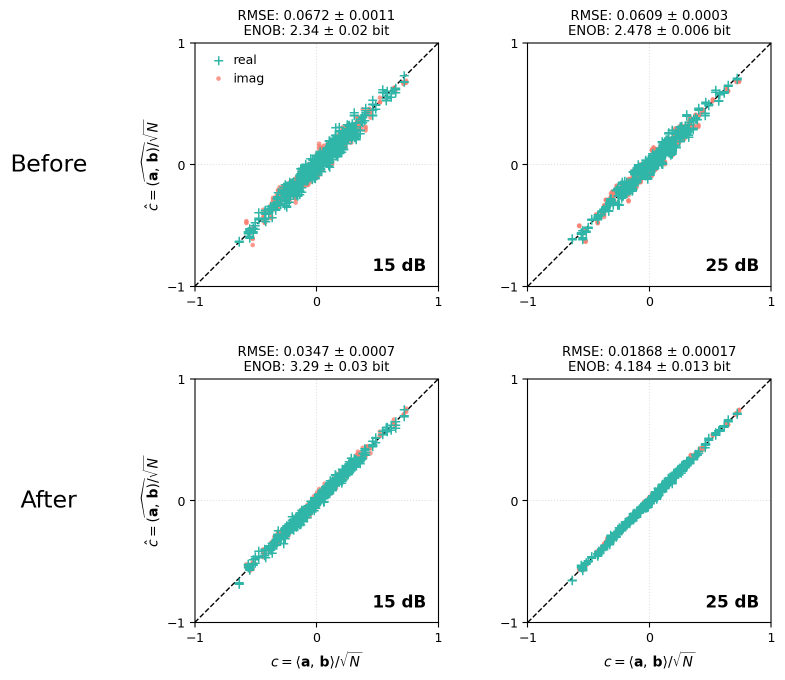
#> input picture Data_availability/raw/ip_scatter_sweep/correction_20260826/inner_product_optimized_N4096.png, 1570 x 1359 px, given in place of fig1a_system_v5.png, which was not available (shown at 1/2 size)
$ python fig1_compose_v3.py
#> lines starting #> are read from the running program, lines starting #| are printed output that depends on the picture; pictures that were not available may be replaced by others from this repository, and a replacement may not be noted
### Code_availability/_paths.py
"""Path resolution for this replication package.

Data and code live in two sibling trees whose directory structures mirror
each other:

    Code_availability/figure_scripts/<item>/...  <->  Data_availability/<item>/...
    Code_availability/pipelines/<campaign>/...   <->  Data_availability/raw/<campaign>/...

`data_dir(__file__)` returns the data directory that belongs to the calling
script, so every script reads its inputs from — and writes its outputs to —
the matching folder in Data_availability/.
"""

from pathlib import Path

__all__ = ["code_root", "repo_root", "data_root", "data_dir", "code_dir"]


def code_root(start):
    """The Code_availability/ directory containing `start`."""
    p = Path(start).resolve()
    for q in (p, *p.parents):
        if q.name == "Code_availability":
            return q
    raise RuntimeError(f"{start} is not inside Code_availability/")


def repo_root(start):
    return code_root(start).parent


def data_root(start):
    return repo_root(start) / "Data_availability"


def data_dir(start):
    """The Data_availability/ directory mirroring the caller's own folder."""
    root = data_root(start)
    parts = Path(start).resolve().parent.relative_to(code_root(start)).parts
    if not parts:
        return root
    if parts[0] == "figure_scripts":
        return root.joinpath(*parts[1:])
    if parts[0] == "pipelines":
        return root.joinpath("raw", *parts[1:])
    return root.joinpath(*parts)


def code_dir(start):
    """The caller's own directory inside Code_availability/ (for sibling code)."""
    return Path(start).resolve().parent

### Code_availability/figure_scripts/Figure_1/fig1_compose_v3.py
"""
fig1_compose_v3.py
==================
v3 of the full Figure 1 composite — does NOT overwrite fig1_preview.png (v1).

Panel (a) is the self-contained Blender render fig1a_system_v5.png
(labels are baked into the render, so no matplotlib labeling pass is
needed).  Panels (b,c) and (d,e) are the existing matplotlib panels.

Figure geometry (same as v1):  180 mm x 66 mm @ 600 dpi
  (a)   0 -  62 mm   fig1a_system_v5.png   (Blender, 62:66 aspect)
  (b,c) 65 - 121 mm  fig1b_motivation.png
  (d,e) 124 - 180 mm fig1c_theory.png

Outputs (new files only):
  fig1_preview_v3.png        600 dpi full-width composite
  fig1_preview_v3_small.png  1/3-size quick-look
  fig1a_system_v5.pdf        vector-wrapped panel (a) for LaTeX includes

Usage:  python fig1_compose_v3.py
"""

# --- replication-package path resolution (see Code_availability/_paths.py) ---
import sys as _sys, pathlib as _pl
for _p in _pl.Path(__file__).resolve().parents:
    if _p.name == "Code_availability":
        _sys.path.insert(0, str(_p)); break
from _paths import data_dir as _data_dir
# ---------------------------------------------------------------------------


import os
import numpy as np
import matplotlib
matplotlib.use("Agg")
import matplotlib.pyplot as plt
from PIL import Image

OUT = str(_data_dir(__file__))
MM = 1 / 25.4
DPI = 600
mm2px = DPI / 25.4

# ------------------------------------------------- panel (a) PDF wrapper ----
# wrap the high-res PNG in a 62 x 66 mm PDF so LaTeX can include it just
# like the b/c panel PDFs (fig1_include.tex style)
img = Image.open(os.path.join(OUT, "fig1a_system_v5.png")).convert("RGB")
arr = np.asarray(img)
fig = plt.figure(figsize=(62 * MM, 66 * MM))
ax = fig.add_axes([0, 0, 1, 1])
ax.imshow(arr, interpolation="lanczos")
ax.axis("off")
fig.savefig(os.path.join(OUT, "fig1a_system_v5.pdf"), dpi=DPI)
plt.close(fig)
print("wrote fig1a_system_v5.pdf")

# ------------------------------------------------------------- composite ----
W_TOT, H_TOT = int(round(180 * mm2px)), int(round(66 * mm2px))
canvas = Image.new("RGB", (W_TOT, H_TOT), (255, 255, 255))
#> canvas: PIL image 4252x1559 RGB; every value is 255


def paste(path, x_mm, w_mm):
    im = Image.open(os.path.join(OUT, path)).convert("RGB")
    target_w = int(round(w_mm * mm2px))
    target_h = H_TOT
    im = im.resize((target_w, target_h), Image.LANCZOS)
    canvas.paste(im, (int(round(x_mm * mm2px)), 0))


paste("fig1a_system_v5.png", 0, 62)
#> in paste, `im = im.resize((target_w, target_h), Image.LANCZOS)`:
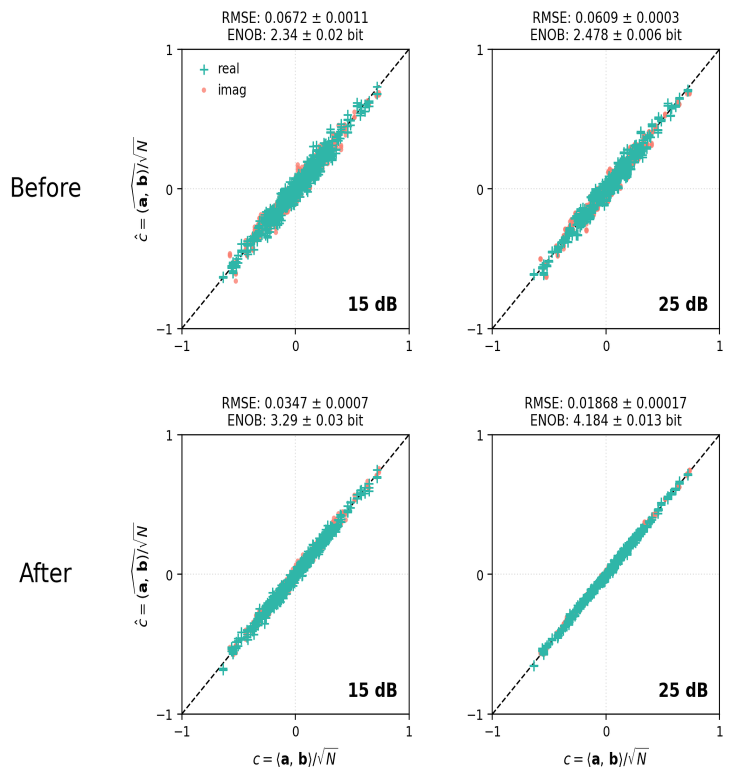
#> im: PIL image 1465x1559 RGB (shown at 1/2 size); mean R, G, B 245.1, 247.6, 247.3
paste("fig1b_motivation.png", 65, 56)
#> call 2 of paste, with path = 'fig1b_motivation.png', x_mm = 65, w_mm = 56
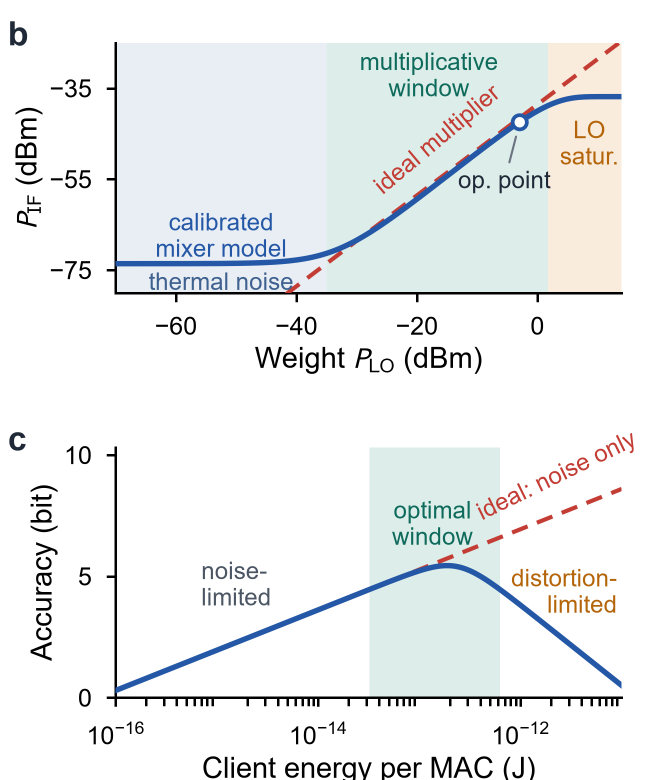
#> input picture Data_availability/Figure_1/fig1b_motivation.png, 1322 x 1559 px (shown at 1/2 size)
#> in paste (call 2), `canvas.paste(im, (int(round(x_mm * mm2px)), 0))`:
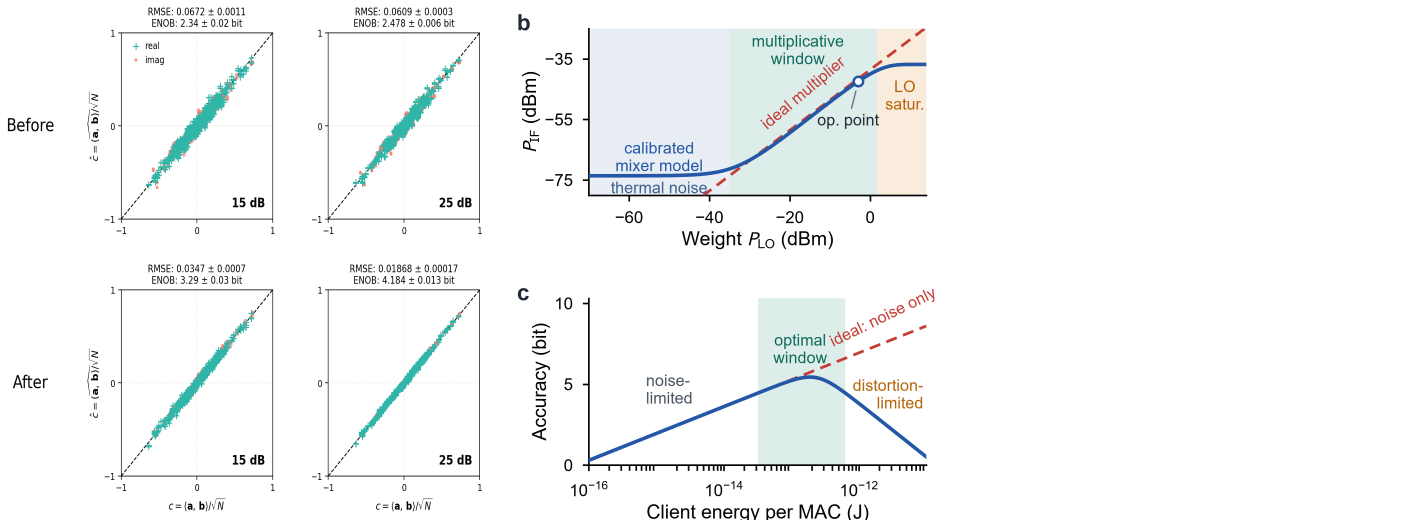
#> canvas: PIL image 4252x1559 RGB (shown at 1/3 size); mean R, G, B 245.6, 247.3, 247.4
paste("fig1c_theory.png", 124, 56)
#> call 3 of paste, with path = 'fig1c_theory.png', x_mm = 124, w_mm = 56
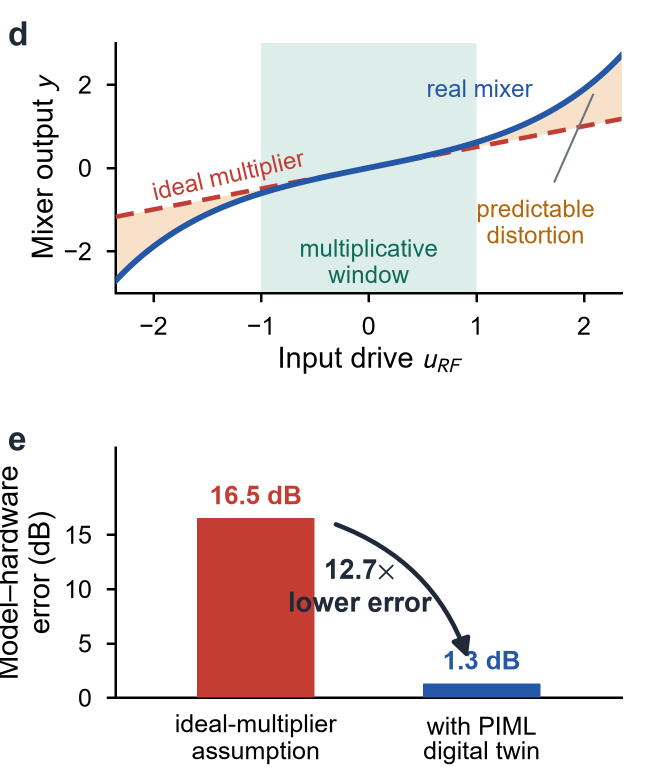
#> input picture Data_availability/Figure_1/fig1c_theory.png, 1322 x 1559 px (shown at 1/2 size)
#> in paste (call 3), `im = im.resize((target_w, target_h), Image.LANCZOS)`:
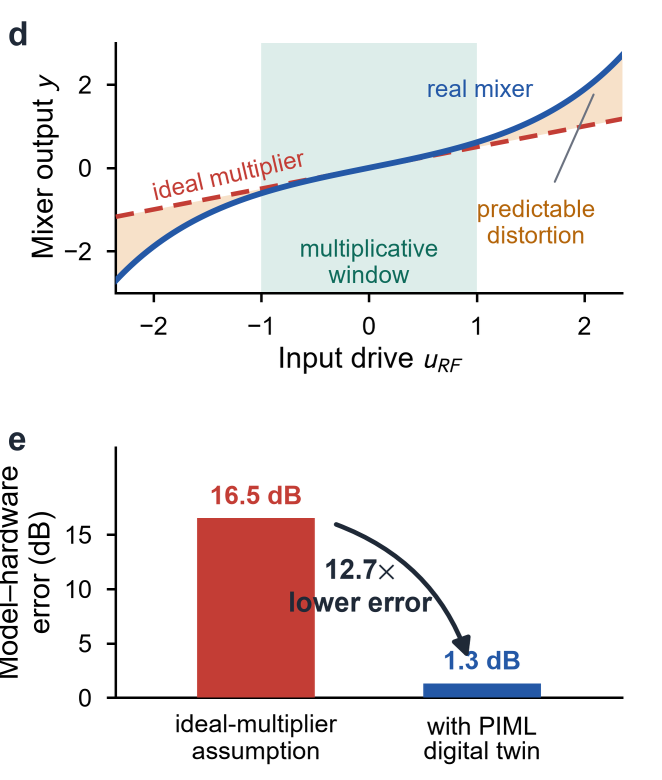
#> im: PIL image 1323x1559 RGB (shown at 1/2 size); mean R, G, B 238.3, 234.2, 234
#> in paste (call 3), `canvas.paste(im, (int(round(x_mm * mm2px)), 0))`:
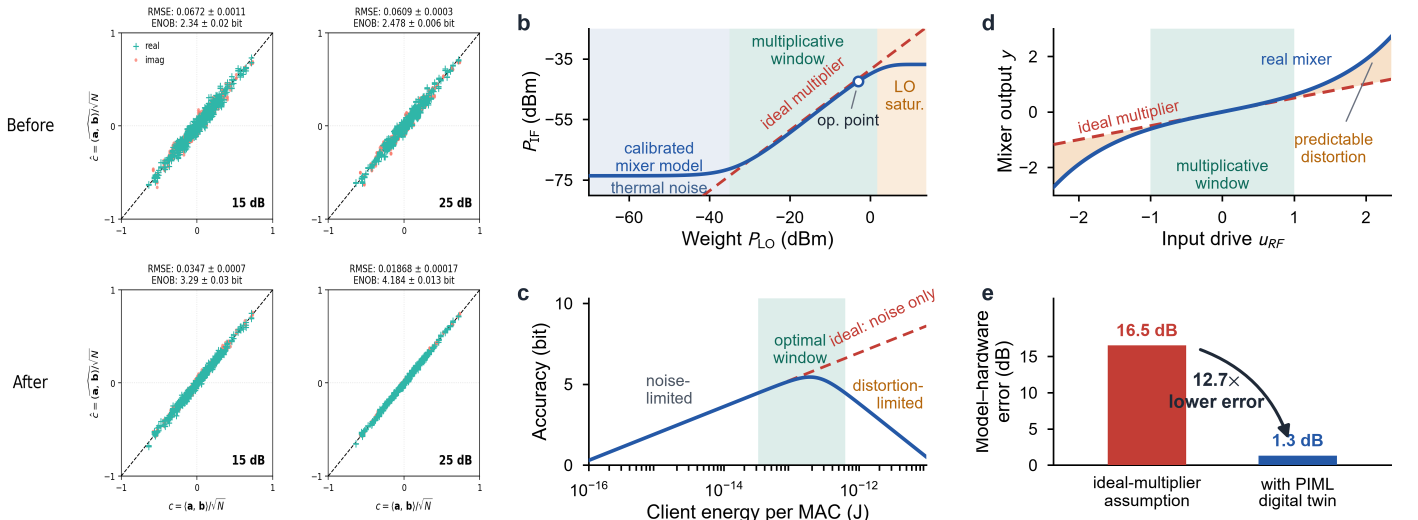
#> canvas: PIL image 4252x1559 RGB (shown at 1/3 size); mean R, G, B 240.4, 240.8, 240.9

canvas.save(os.path.join(OUT, "fig1_preview_v3.png"), dpi=(DPI, DPI))
canvas.resize((W_TOT // 3, H_TOT // 3), Image.LANCZOS).save(
    os.path.join(OUT, "fig1_preview_v3_small.png"))
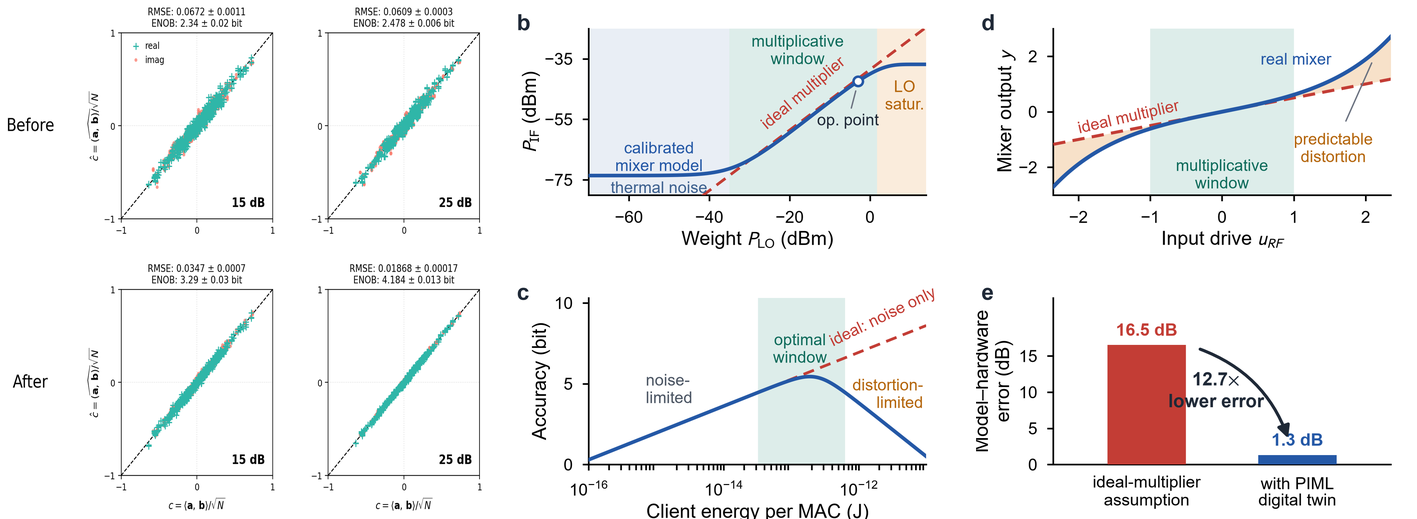
#> saved as fig1_preview_v3_small.png: PIL image 1417x519 RGB; mean R, G, B 240.1, 240.5, 240.5
print("wrote fig1_preview_v3.png (600 dpi) + fig1_preview_v3_small.png")

# PDF wrapper of the full composite — this is what main_PANS.tex includes
arr2 = np.asarray(canvas)
fig = plt.figure(figsize=(180 * MM, 66 * MM))
ax = fig.add_axes([0, 0, 1, 1])
ax.imshow(arr2, interpolation="lanczos")
ax.axis("off")
fig.savefig(os.path.join(OUT, "fig1_preview_v3.pdf"), dpi=DPI)
plt.close(fig)
print("wrote fig1_preview_v3.pdf")
